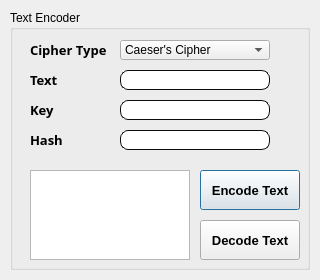
<?xml version="1.0" encoding="UTF-8"?>
<ui version="4.0">
 <class>Dialog</class>
 <widget class="QDialog" name="Dialog">
  <property name="geometry">
   <rect>
    <x>0</x>
    <y>0</y>
    <width>320</width>
    <height>280</height>
   </rect>
  </property>
  <property name="windowTitle">
   <string>Cipher Solver by Faizan</string>
  </property>
  <widget class="QGroupBox" name="groupBox">
   <property name="geometry">
    <rect>
     <x>10</x>
     <y>10</y>
     <width>300</width>
     <height>260</height>
    </rect>
   </property>
   <property name="title">
    <string>Text Encoder</string>
   </property>
   <widget class="QPushButton" name="encodeButton">
    <property name="geometry">
     <rect>
      <x>190</x>
      <y>160</y>
      <width>100</width>
      <height>40</height>
     </rect>
    </property>
    <property name="font">
     <font>
      <pointsize>10</pointsize>
      <weight>75</weight>
      <bold>true</bold>
     </font>
    </property>
    <property name="styleSheet">
     <string notr="true"/>
    </property>
    <property name="text">
     <string>Encode Text</string>
    </property>
   </widget>
   <widget class="QPushButton" name="decodeButton">
    <property name="geometry">
     <rect>
      <x>190</x>
      <y>210</y>
      <width>100</width>
      <height>40</height>
     </rect>
    </property>
    <property name="font">
     <font>
      <pointsize>10</pointsize>
      <weight>75</weight>
      <bold>true</bold>
     </font>
    </property>
    <property name="styleSheet">
     <string notr="true"/>
    </property>
    <property name="text">
     <string>Decode Text</string>
    </property>
   </widget>
   <widget class="QLineEdit" name="textInput">
    <property name="geometry">
     <rect>
      <x>110</x>
      <y>60</y>
      <width>150</width>
      <height>20</height>
     </rect>
    </property>
    <property name="styleSheet">
     <string notr="true">border-radius:8px;
border-color:rgb(12, 12, 12);
border-width:1px;
border-style:solid</string>
    </property>
   </widget>
   <widget class="QTextBrowser" name="textOut">
    <property name="geometry">
     <rect>
      <x>20</x>
      <y>160</y>
      <width>160</width>
      <height>90</height>
     </rect>
    </property>
   </widget>
   <widget class="QLineEdit" name="keyInput">
    <property name="geometry">
     <rect>
      <x>110</x>
      <y>90</y>
      <width>150</width>
      <height>20</height>
     </rect>
    </property>
    <property name="styleSheet">
     <string notr="true">border-radius:8px;
border-color:rgb(12, 12, 12);
border-width:1px;
border-style:solid</string>
    </property>
    <property name="clearButtonEnabled">
     <bool>false</bool>
    </property>
   </widget>
   <widget class="QComboBox" name="cipherTypes">
    <property name="geometry">
     <rect>
      <x>110</x>
      <y>30</y>
      <width>150</width>
      <height>20</height>
     </rect>
    </property>
    <item>
     <property name="text">
      <string>Caeser's Cipher</string>
     </property>
    </item>
    <item>
     <property name="text">
      <string>Vigenere's Cipher</string>
     </property>
    </item>
    <item>
     <property name="text">
      <string>Matrix Cipher</string>
     </property>
    </item>
    <item>
     <property name="text">
      <string>Porta Cipher</string>
     </property>
    </item>
    <item>
     <property name="text">
      <string>ADVGF (German) Cipher</string>
     </property>
    </item>
   </widget>
   <widget class="QLabel" name="type">
    <property name="geometry">
     <rect>
      <x>20</x>
      <y>30</y>
      <width>80</width>
      <height>20</height>
     </rect>
    </property>
    <property name="font">
     <font>
      <family>Perpetua</family>
      <pointsize>10</pointsize>
      <weight>75</weight>
      <bold>true</bold>
     </font>
    </property>
    <property name="text">
     <string>Cipher Type</string>
    </property>
   </widget>
   <widget class="QLineEdit" name="hashkeyInput">
    <property name="geometry">
     <rect>
      <x>110</x>
      <y>120</y>
      <width>150</width>
      <height>20</height>
     </rect>
    </property>
    <property name="styleSheet">
     <string notr="true">border-radius:8px;
border-color:rgb(12, 12, 12);
border-width:1px;
border-style:solid</string>
    </property>
   </widget>
   <widget class="QLabel" name="textLabel">
    <property name="geometry">
     <rect>
      <x>20</x>
      <y>60</y>
      <width>80</width>
      <height>20</height>
     </rect>
    </property>
    <property name="font">
     <font>
      <family>Perpetua</family>
      <pointsize>10</pointsize>
      <weight>75</weight>
      <bold>true</bold>
     </font>
    </property>
    <property name="text">
     <string>Text</string>
    </property>
   </widget>
   <widget class="QLabel" name="keyLabel">
    <property name="geometry">
     <rect>
      <x>20</x>
      <y>90</y>
      <width>80</width>
      <height>20</height>
     </rect>
    </property>
    <property name="font">
     <font>
      <family>Perpetua</family>
      <pointsize>10</pointsize>
      <weight>75</weight>
      <bold>true</bold>
     </font>
    </property>
    <property name="text">
     <string>Key</string>
    </property>
   </widget>
   <widget class="QLabel" name="hashkeyLabel">
    <property name="geometry">
     <rect>
      <x>20</x>
      <y>120</y>
      <width>80</width>
      <height>20</height>
     </rect>
    </property>
    <property name="font">
     <font>
      <family>Perpetua</family>
      <pointsize>10</pointsize>
      <weight>75</weight>
      <bold>true</bold>
     </font>
    </property>
    <property name="text">
     <string>Hash</string>
    </property>
   </widget>
  </widget>
 </widget>
 <resources/>
 <connections/>
</ui>
